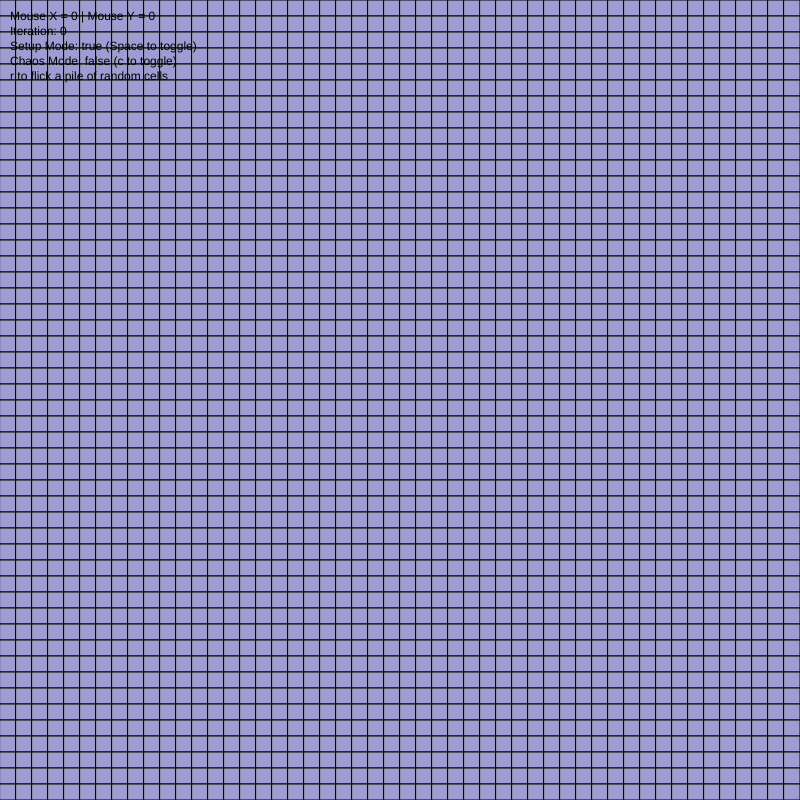
Frame 1 (no input)
Frame 60 (no input): identical to frame 1, image omitted
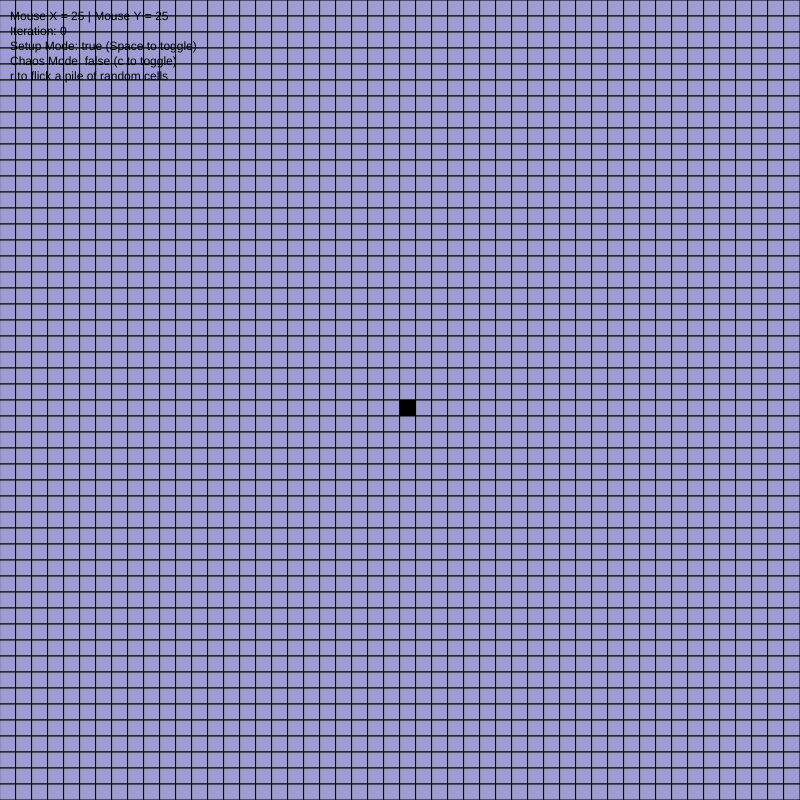
Frame 120 (the mouse pressed at the canvas centre since frame 60)

The p5.js sketch that drew these frames (run headless with seeded random() and noise() and a simulated clock; from frame 60 on, the mouse is pressed at the canvas centre):

// p5.js sketch
// ── sketch.js
// afc_05_cells_n_stuff
// Dima Konev
// September 19 2017

//resolution
var resX = 16;
var resY = 16;

//the two fields
var lifeField = [];
var lifeField2 = [];

//variables for swapping around
var currentLF;
var lastLF;
var temp;

//dimensions of the field
var a;
var b;

var iterations = 0;

//mode to place cells
var setupMode = true;
//mode where each cell has a 1 in 10000 chance of randomly changing 
var chaos = false;



function setup() {
    createCanvas(800, 800);
    //get dimensions
    a = parseInt(width/resX);
    b = parseInt(height/resY);

    //create two empty fields
    for(var i = 0; i < a; i++) {
        lifeField[i] = [];
        lifeField2[i] = [];
        for(var j = 0; j < b; j++) {
            lifeField[i][j] = false;
            lifeField2[i][j] = false;
        }
    }

    currentLF = lifeField;
    lastLF = lifeField2;
}

//toggles cell at x, y
function flickCell(x, y) {
   if (currentLF[x][y] == false) {
       currentLF[x][y] = true;
   }
   else {
       currentLF[x][y] = false;
   }
}

//returns the count of neighbors a cell has
function neighborCountVN(x, y) {
    var neighbors = 0;

    for(var i = -1; i <= 1; i++) {
        for(var j = -1; j <= 1; j++) {
            //don't count the cell itself
            if(Math.abs(i) == Math.abs(j)) {
                continue;
            } 
            
            //wrap around
            var nx = x + i;
            if(nx < 0) {
                nx = a - 1;
            }
            else if (nx >= a) {
                nx = 0;
            }
            var ny = y + j;
            if(ny < 0) {
                ny = b - 1;
            }
            else if (ny >= b) {
                ny = 0;
            }

            if(lastLF[nx][ny] == true) {
                neighbors++;
            }
        }
    }
    return neighbors;
}
//returns the count of neighbors a cell has
function neighborCount(x, y) {
    var neighbors = 0;

    for(var i = -1; i <= 1; i++) {
        for(var j = -1; j <= 1; j++) {
            //don't count the cell itself
            if(i == 0 && j == 0) {
                continue;
            } 
            
            //wrap around
            var nx = x + i;
            if(nx < 0) {
                nx = a - 1;
            }
            else if (nx >= a) {
                nx = 0;
            }
            var ny = y + j;
            if(ny < 0) {
                ny = b - 1;
            }
            else if (ny >= b) {
                ny = 0;
            }

            if(lastLF[nx][ny] == true) {
                neighbors++;
            }
        }
    }
    return neighbors;
}


//step process for a single cell
function cellStep(x, y) {
    if (lastLF[x][y] == false) {
        if (neighborCountVN(x, y) == 1) {
            if (neighborCount(x, y) == 1) {
                currentLF[x][y] = true;
            }
            else if (neighborCount(x, y) == 2) {
                if (parseInt(random(0, 100)) == 88) {
                    currentLF[x][y] = true;
                }
            }
        }
    }
    else {
        currentLF[x][y] = true;
    }
}

//swaps the two fields
function swapFields() {
    temp = currentLF;
    currentLF = lastLF;
    lastLF = temp;
}

//perform a single step
function lifeStep() {
    swapFields();
    for(var i = 0; i < a; i++) {
        for(var j = 0; j < b; j++) {
            cellStep(i, j);
        }
    }
}
function keyPressed() {
    //mode to place cells on screen
    if (key == ' ') {
        setupMode = !setupMode;
    }
    if (keyCode === 67) {
        chaos = !chaos;
    }
    //place a bunch of random cells on screen
    if (keyCode === 82) {
        for(var i = 0; i < a; i++) {
            for(var j = 0; j < b; j++) {
                var r = parseInt(random(0, 2));
                if (r == 1) {
                    flickCell(i, j);
                }
            }
        }
    }
    if (keyCode === 190) {
        lifeStep();
    }
    if (keyCode === 188) {
        swapFields();
    }
}

//toggle cell where the mouse is
function mousePressed() {
    if (setupMode == true) {
        flickCell(parseInt(mouseX/resX), parseInt(mouseY/resY));
        print(neighborCountVN(parseInt(mouseX/resX), parseInt(mouseY/resY)));
    }
}



function draw() {
    
    //change background depending on mode
    if(setupMode == false) {
        if(chaos == true) {
            background(255, 0, 0);
        }
        else {
            background(0, 255, 0);
        }
        //only swap field pointers if not in setup mode
        swapFields();
    }
    else {
        background(0, 0, 255);
    }

    //combine rendering and performing live steps
    for(var i = 0; i < a; i++) {
        for(var j = 0; j < b; j++) {
            //only step if not in setup mode
            if(setupMode == false) {
                cellStep(i, j); 
                
                if (chaos == true) {
                    //life's not fair
                    var chance = parseInt(random(0,10000));
                    if (chance == 988) {
                        flickCell(i, j);
                        continue;
                    }
                }
            }
                
            //fill empty cell
            if(currentLF[i][j] == false) {
                if (neighborCountVN(i, j) == 1) {
                    fill(0, 0, 255);
                }
                if (neighborCount(i, j) == 2) {
                    fill(255, 0, 0);
                }
                else if (lastLF[i][j] == true) {
                    fill(170, 170, 170, 200);
                } else {
                    fill(200, 200, 200, 200);
                }
            }
            //fill cell that's filled
            else if (currentLF[i][j] == true) {
                fill(0, 0, 0);
            }

            //draw cell
            rect(i * resX, j * resY, resX, resY);
        }
    }
    if(setupMode == false) {
        //only increase iterations if not paused
        iterations++;
    }

    //print info
    fill(0,0,0);
    text('Mouse X = ' + parseInt(mouseX/resX) + " | Mouse Y = " + parseInt(mouseY/resY) +
         "\nIteration: " + iterations + 
         "\nSetup Mode: " + setupMode + " (Space to toggle)" + 
         "\nChaos Mode: " + chaos + " (c to toggle)" + 
         "\nr to flick a pile of random cells",
         10, 20);
}
